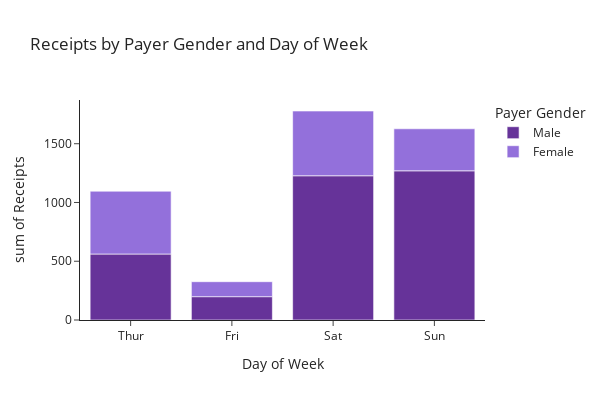

Source (notebook cell):
### Code cell
import plotly.express as px
df = px.data.tips()
fig = px.histogram(df, x="day", y="total_bill", color="sex",
            title="Receipts by Payer Gender and Day of Week",
            width=600, height=400,
            labels={ # replaces default labels by column name
                "sex": "Payer Gender",  "day": "Day of Week", "total_bill": "Receipts"
            },
            category_orders={ # replaces default order by column name
                "day": ["Thur", "Fri", "Sat", "Sun"], "sex": ["Male", "Female"]
            },
            color_discrete_map={ # replaces default color mapping by value
                "Male": "RebeccaPurple", "Female": "MediumPurple"
            },
            template="simple_white"
            )
fig.show()

### Figure 1 — Plotly figure (JSON) as saved in the notebook; plotly's stock layout.template omitted (floating-point values rounded to 4 significant figures; data arrays with more than 128 entries replaced by an {"elided": "..."} marker saying what was removed)
{"data": [{"alignmentgroup": "True", "bingroup": "x", "histfunc": "sum", "hovertemplate": "Payer Gender=Male<br>Day of Week=%{x}<br>sum of Receipts=%{y}<extra></extra>", "legendgroup": "Male", "marker": {"color": "RebeccaPurple"}, "name": "Male", "offsetgroup": "Male", "orientation": "v", "showlegend": true, "type": "histogram", "x": {"elided": "157 str values"}, "xaxis": "x", "y": {"elided": "157 float values"}, "yaxis": "y"}, {"alignmentgroup": "True", "bingroup": "x", "histfunc": "sum", "hovertemplate": "Payer Gender=Female<br>Day of Week=%{x}<br>sum of Receipts=%{y}<extra></extra>", "legendgroup": "Female", "marker": {"color": "MediumPurple"}, "name": "Female", "offsetgroup": "Female", "orientation": "v", "showlegend": true, "type": "histogram", "x": ["Sun", "Sun", "Sun", "Sun", "Sun", "Sun", "Sat", "Sat", "Sat", "Sat", "Sat", "Sat", "Sun", "Sun", "Sat", "Sat", "Sat", "Sat", "Sat", "Sat", "Sat", "Thur", "Thur", "Fri", "Fri", "Fri", "Fri", "Fri", "Sat", "Sat", "Sat", "Sat", "Sat", "Sun", "Sun", "Thur", "Thur", "Thur", "Thur", "Thur", "Thur", "Thur", "Thur", "Thur", "Thur", "Thur", "Thur", "Thur", "Thur", "Thur", "Thur", "Thur", "Thur", "Thur", "Thur", "Thur", "Thur", "Sun", "Sun", "Sun", "Sun", "Sun", "Sat", "Sat", "Sun", "Sun", "Sun", "Thur", "Thur", "Thur", "Thur", "Thur", "Thur", "Thur", "Sat", "Sat", "Sat", "Sat", "Sat", "Fri", "Fri", "Fri", "Fri", "Sat", "Sat", "Sat", "Thur"], "xaxis": "x", "y": [16.99, 24.59, 35.26, 14.83, 10.33, 16.97, 20.29, 15.77, 19.65, 15.06, 20.69, 16.93, 10.29, 34.81, 26.41, 16.45, 3.07, 17.07, 26.86, 25.28, 14.73, 10.07, 34.83, 5.75, 16.32, 22.75, 11.35, 15.38, 44.3, 22.42, 20.92, 14.31, 7.25, 25.71, 17.31, 10.65, 12.43, 24.08, 13.42, 12.48, 29.8, 14.52, 11.38, 20.27, 11.17, 12.26, 18.26, 8.51, 10.33, 14.15, 13.16, 17.47, 27.05, 16.43, 8.35, 18.64, 11.87, 29.85, 25, 13.39, 16.21, 17.51, 10.59, 10.63, 9.6, 20.9, 18.15, 19.81, 43.11, 13, 12.74, 13, 16.4, 16.47, 12.76, 13.27, 28.17, 12.9, 30.14, 13.42, 15.98, 16.27, 10.09, 22.12, 35.83, 27.18, 18.78], "yaxis": "y"}], "layout": {"barmode": "relative", "height": 400, "legend": {"title": {"text": "Payer Gender"}, "tracegroupgap": 0}, "title": {"text": "Receipts by Payer Gender and Day of Week"}, "width": 600, "xaxis": {"anchor": "y", "autorange": true, "categoryarray": ["Thur", "Fri", "Sat", "Sun"], "categoryorder": "array", "domain": [0, 1], "range": [-0.5, 3.5], "title": {"text": "Day of Week"}, "type": "category"}, "yaxis": {"anchor": "x", "autorange": true, "domain": [0, 1], "range": [0, 1872.0], "title": {"text": "sum of Receipts"}, "type": "linear"}}}
